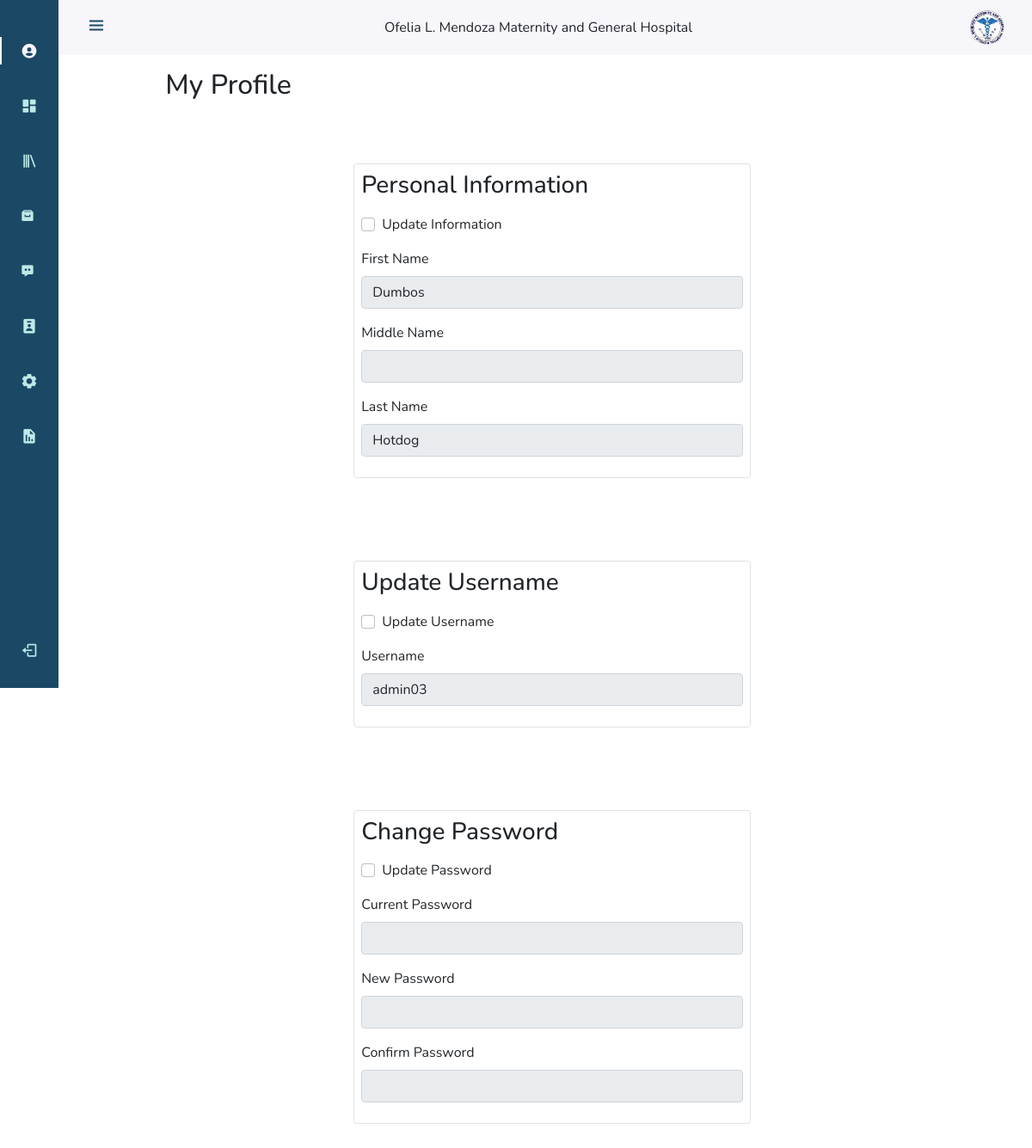
/php/profile/view_profile.php (signed in), run on the app's committed database.
### tables this page shows
CREATE TABLE `tbl_accounts` (
  `acc_id` int(40) NOT NULL,
  `auto_id` varchar(255) NOT NULL,
  `username` varchar(100) NOT NULL,
  `password` varchar(300) NOT NULL,
  `first_name` varchar(100) NOT NULL,
  `middle_name` varchar(100) DEFAULT NULL,
  `last_name` varchar(100) NOT NULL,
  `email` varchar(60) NOT NULL,
  `emp_id` varchar(100) NOT NULL,
  `position` varchar(40) NOT NULL,
  `date_created` date DEFAULT NULL,
  `time_created` time DEFAULT NULL
);

### php/profile/view_profile.php (the view, shortened to what this page needs)
<!DOCTYPE html>
<html lang="en">
<head>
    <link href="https://cdn.jsdelivr.net/npm/bootstrap@5.0.2/dist/css/bootstrap.min.css" rel="stylesheet">
    <link rel="stylesheet" href="https://cdn.jsdelivr.net/npm/boxicons@latest/css/boxicons.min.css">
    <link rel="stylesheet" href="../../css/nav.css">
    <link rel="stylesheet" href="../../css/view_profile.css">
</head>
<body id="body-pd">
<?php include_once '../admin_nav.php';?>
<?php
 $stmt = $connection->prepare("SELECT * FROM tbl_accounts where acc_id = ?");
 $id = $_SESSION['ID'];
 $stmt->bind_param("i", $id);
 $stmt->execute();
 $result = $stmt->get_result();
 $row = $result->fetch_assoc();
?>
<div>
    <div class="row justify-content-center">
        <div class="col-10 mx-5 my-3">
            <h2>My Profile</h2>
        </div>
    </div>
    <div class="row">
        <div class="col-5 container-lg border rounded my-5 p-2" id="edit_info_div">
        <form method="POST" id='form_name' action="view_profile_update.php?id=<?php echo $id; ?>">
            <h3>Personal Information</h3>
                <div class="form-check my-3">
                <input class="form-check-input" type="checkbox" value="" id="edit_info">
                <label class="form-check-label" for="edit_info">
                    Update Information
                </label>
                </div>
                <div class="row mb-3 justify-content-center">
                    <div class="col">
                        <label for="first_name" class="form-label">First Name</label>
                        <input type="text" class="form-control edit_info" id="first_name" name="first_name"  value="<?php echo $row['first_name']; ?>" required readonly>
                    </div>
                </div>
                <div class="row mb-3  justify-content-center">
                    <div class="col">
                        <label for="middle_name" class="form-label">Middle Name</label>
                        <input type="text" class="form-control edit_info" id="middle_name" name="middle_name"  value="<?php echo $row['middle_name']; ?>"  readonly>
                    </div>
                </div>
                <div class="row mb-3  justify-content-center">
                    <div class="col">
                        <label for="last_name" class="form-label">Last Name</label>
                        <input type="text" class="form-control edit_info" id="last_name" name="last_name" value="<?php echo $row['last_name']; ?>"  required readonly>
                    </div>
                </div>
            </form>
        </div>
    </div>
    <div class="row">
        <div class="col-5 container-lg border rounded my-5 p-2" id="edit_username_div">
            <form method="POST" id = 'form_username'>
            <h3>Update Username</h3>
                <div class="form-check my-3">
                    <input class="form-check-input" type="checkbox" value="" id="edit_username">
                    <label class="form-check-label" for="edit_username">
                        Update Username
                    </label>
                </div>
                <div class="row mb-3  justify-content-center">
                    <div class="col">
                        <label for="username" class="form-label">Username</label>
                        <input type="text" class="form-control edit_username" id="username" name="username" value="<?php echo $row['username']; ?>" required readonly>
                    </div>
                </div>
            </form>
        </div>
    </div>
    <div class="row">
        <div class="col-5 container-lg border rounded my-5 p-2" id="edit_password_div">
            <form method="POST" id="form_password">
                <h3>Change Password</h3>
                <div class="form-check my-3">
                    <input class="form-check-input" type="checkbox" value="" id="edit_password">
                    <label class="form-check-label" for="edit_password">
                        Update Password
                    </label>
                </div>
                <div class="row mb-3 justify-content-center">
                    <div class="col">
                        <label for="password" class="form-label">Current Password</label>
                        <input type="password" class="form-control edit_password" id="password" name="password" required readonly>
                    </div>
                </div>
                <div class="row mb-3  justify-content-center">
                    <div class="col">
                        <label for="new_password" class="form-label">New Password</label>
                        <input type="password" class="form-control edit_password" id="new_password" name="new_password" required readonly>
                    </div>
                </div>
                <div class="row mb-3  justify-content-center">
                    <div class="col">
                        <label for="confirm_password" class="form-label">Confirm Password</label>
                        <input type="password" class="form-control edit_password" id="confirm_password" name="confirm_password" required readonly>
                    </div>
                </div>
            </form>
        </div>
    </div>
</div>
</body>
</html>

### php/admin_nav.php (shortened to what this page needs)
<?php
include_once '../dbconn.php';
$ID = $_SESSION['ID'];
 $sql = "SELECT * FROM tbl_accounts where acc_id = '$ID'";
 $result = $conn -> query($sql);
 if($result->num_rows>0)
 {
    while($row = $result -> fetch_assoc())
    {
         $active_account_name = $row['first_name'];
         echo '
        <header class="header" id="header">
            <div class="header_toggle"> <i class="bx bx-menu" id="header-toggle"></i> </div>
            <div>  Ofelia L. Mendoza Maternity and General Hospital </div>
            <div class="header_img"> <img src="../../images/ofelia_logo.png" alt=""> </div>
        </header>
        <div class="l-navbar" id="nav-bar">
            <nav class="nav nav_class">
                <div>
                    <div class="title_logo">
                        <img class="logo" src="../images/ofelia_logo.png" alt="Logo">
                    </div>
                    <div class="nav_list">
                        <a href="../profile/view_profile.php" class="nav_link" id="profile_link"> <i class="bx bxs-user-circle nav_icon"></i> <span class="nav_name">'.$active_account_name.'</span> </a>
                        <a href="../dashboard/dashboard.php" class="nav_link" id="dashboard_link"> <i class="bx bxs-dashboard nav_icon"></i> <span class="nav_name">Dashboard</span> </a>
                        <a href="../patients_record_management/patients_records.php" class="nav_link" id="record_management_link"> <i class="bx bx-library nav_icon"></i> <span class="nav_name">Patients Records</span> </a>
                        <a href="../patients_record_archive/patients_archive.php" class="nav_link" id="archive_link"> <i class="bx bxs-archive"></i> <span class="nav_name">Patients Record Archive</span> </a>
                        <a href="../patients_follow_ups/patients_follow_ups.php" class="nav_link" id="followup_link"><i class="bx bxs-message-dots"></i> <span class="nav_name"> Patients Follow Ups <sup></sup></span></a>
                        <a href="../patients/patients.php" class="nav_link" id ="patients_link"> <i class="bx bxs-user-badge nav_icon"></i> <span class="nav_name">Patients</span> </a>
                        ';
                        if(isset($_SESSION["position"]) && $_SESSION["position"]=="Administrator"){
                        echo'
                        <a href="../account_management/account_management.php" class="nav_link" id="account_management_link"> <i class="bx bxs-cog nav_icon"></i> <span class="nav_name">Accounts Management</span> </a>
                        <a href="../report_generation/report_generation.php" class="nav_link" id="report_generation_link"> <i class="bx bxs-report nav_icon"></i> <span class="nav_name">Generate Reports</span> </a>
                        ';}
                        echo'
                    </div>
                </div>
                <a onclick="logout()" id="logout" class="nav_link"> <i class="bx bx-log-out nav_icon"></i> <span class="nav_name">Log out</span> </a>
            </nav>
        </div> ';
    }
 }
?>

### css/nav.css (style rules this page uses)
:root { --header-height: 3rem; --nav-width: 68px; --first-color: #1B4965; --first-color-light: #BEE9E8; --white-color: #F7F6FB; --body-font: 'Nunito', sans-serif; --normal-font-size: 1rem; --z-fixed: 100 }
body { position: relative; margin: var(--header-height) 0 0 0; padding: 0 1rem; font-family: var(--body-font); font-size: var(--normal-font-size); transition: .5s }
a { text-decoration: none }
.header { width: 100%; height: var(--header-height); position: fixed; top: 0; left: 0; display: flex; align-items: center; justify-content: space-between; padding: 0 1rem; background-color: var(--white-color); z-index: var(--z-fixed); transition: .5s }
.header_toggle { color: var(--first-color); font-size: 1.5rem; cursor: pointer }
.header_img { width: 35px; height: 35px; display: flex; justify-content: center; border-radius: 50%; overflow: hidden }
.header_img img { width: 40px }
.l-navbar { position: fixed; top: 0; left: -30%; width: var(--nav-width); height: 100vh; background-color: var(--first-color); padding: .5rem 1rem 0 0; transition: .5s; z-index: var(--z-fixed) }
.nav_class { height: 100%; display: flex; flex-direction: column; justify-content: space-between; overflow: hidden }
.nav_logo, .nav_link { display: grid; grid-template-columns: max-content max-content; align-items: center; column-gap: 1rem; padding: .5rem 0 .5rem 1.5rem }
.nav_link { position: relative; color: var(--first-color-light); margin-bottom: 1.5rem; transition: .3s }
.nav_icon { font-size: 1.25rem }
#logout { cursor: pointer; }
@media screen and (min-width: 768px) { body { margin: calc(var(--header-height) + 1rem) 0 0 0; padding-left: calc(var(--nav-width) + 2rem) } }
@media screen and (min-width: 768px) { .header { height: calc(var(--header-height) + 1rem); padding: 0 2rem 0 calc(var(--nav-width) + 2rem) } }
@media screen and (min-width: 768px) { .header_img { width: 40px; height: 40px } }
@media screen and (min-width: 768px) { .header_img img { width: 45px } }
@media screen and (min-width: 768px) { .l-navbar { left: 0; padding: 1rem 1rem 0 0 } }
.title_logo { text-align: center; width: 100%; padding-bottom: 5%; padding-top: 5%; display: flex; }

### css/view_profile.css (style rules this page uses)
#profile_link { color: #F7F6FB; }
#profile_link::before { content: ''; position: absolute; left: 0; width: 2px; height: 32px; background-color:#F7F6FB; }

### data on the page
tbl_accounts: first_name "Dumbos", last_name "Hotdog", username "admin03"
